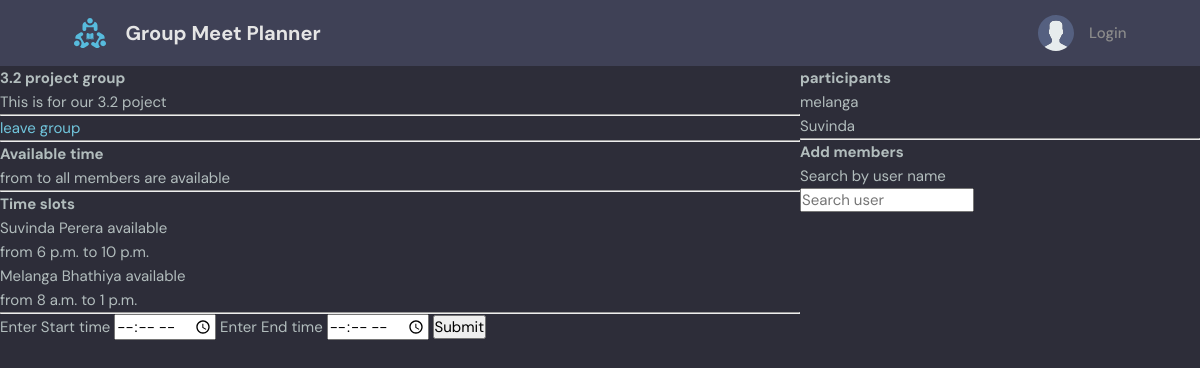
Page /group/1/ on the earlier database version.
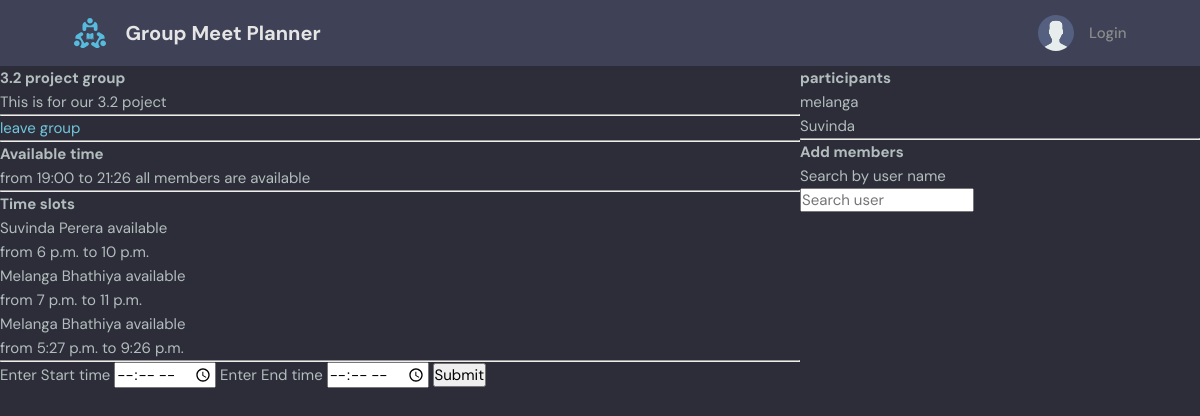
Same page on the later database version.
### base/models.py (models this page shows, shortened)
class Time(models.Model):
    start_time = models.TimeField()
    end_time = models.TimeField()
    user = models.ForeignKey(User, on_delete=models.CASCADE)
    group = models.ForeignKey(Group, on_delete=models.CASCADE)
    updated = models.DateTimeField(auto_now=True)
    created = models.DateTimeField(auto_now_add=True)

class User(AbstractUser):
    name = models.CharField(max_length=200, null=True)
    email = models.EmailField(null=True)
    bio = models.TextField(null=True)
    REQUIRED_FIELDS = []

### base/views.py (the view, shortened to what this page needs)
# urls.py: path('group/<int:pk>/', views.group_page, name="group"),
def group_page(request, pk):
    group = Group.objects.get(id=pk)
    time_slots = group.time_set.all()
    available_time = {}
    if time_slots is not None:
        available_time = intersection_of_intervals(time_slots)
    q = request.GET.get('q')
    user_search = {}
    if q is not None:
        user_search = User.objects.filter(username__contains=q)
    return render(request, 'base/group_page.html', {
        'group': group,
        'time_slots': time_slots,
        'users': user_search,
        'available_time': available_time
    })

### base/time_operations.py (called while the page is built)
def end_time_adjust(end_time):
    midnight = datetime.datetime.strptime("00:00", "%H:%M")
    six_am = datetime.datetime.strptime("06:00", "%H:%M")
    if six_am >= end_time >= midnight:
        end_time += datetime.timedelta(days=1)
    return end_time

### base/templates/base/group_page.html (shortened to what this page needs)
{% extends 'main.html' %}
{% block content %}
    <div class="groups-container">
    <div>
        <h2>{{ group.name }}</h2>
        <p>{{ group.description }}</p>
        <hr>
        {% if request.user != group.leader %}
            <a href="{% url 'leave-group' group.id %}">leave group</a>
            <hr>
        {% else %}
            <a href="{% url 'update-group' group.id %}">update group</a>
            <hr>
        {% endif %}
        {% if time_slots.count == 0 %}
            <p>There are no time slots inputted</p>
        {% else %}
            <div>
                <h2>Available time</h2>
                <p>from {{ available_time.start_time }} to {{ available_time.end_time }} all members are available</p>
                <hr>
            </div>
            <div>
            <h2>Time slots</h2>
            {% for time_slot in time_slots %}
                <div>
                    <p>{{ time_slot.user.name }} available </p>
                    <p>from {{ time_slot.start_time }} to {{ time_slot.end_time }}</p>
                </div>
            {% endfor %}
            </div>
        {% endif %}
        <hr>
        <div>
            <form method="POST" action="">
                <label>Enter Start time
                    <input type="time" name="start_time" >
                </label>
                <label>Enter End time
                    <input type="time" name="end_time" >
                </label>
                <input type="submit">
            </form>
        </div>
    </div>
    <div>
        <h2>participants</h2>
        {% for participant in group.members.all %}
            {{ participant.username }} &emsp;
            <br>
        {% endfor %}
        <hr>
        <div>
        <h2>Add members</h2>
        <form method="GET" action="">
            <label> Search by user name <br>
                <input type="text" placeholder="Search user" name="q">
            </label>
        </form>
        </div>
    </div>
    </div>
{% endblock %}

Differences in the rows shown:
changed Time (number 2 of 3 on the later page): start_time "8 a.m." → "7 p.m."; end_time "1 p.m." → "11 p.m."
added Time: user.name "Melanga Bhathiya", start_time "5:27 p.m.", end_time "9:26 p.m."
Other differences:
{{ available_time.start_time }}: (not shown) → "19:00"
{{ available_time.end_time }}: (not shown) → "21:26"
